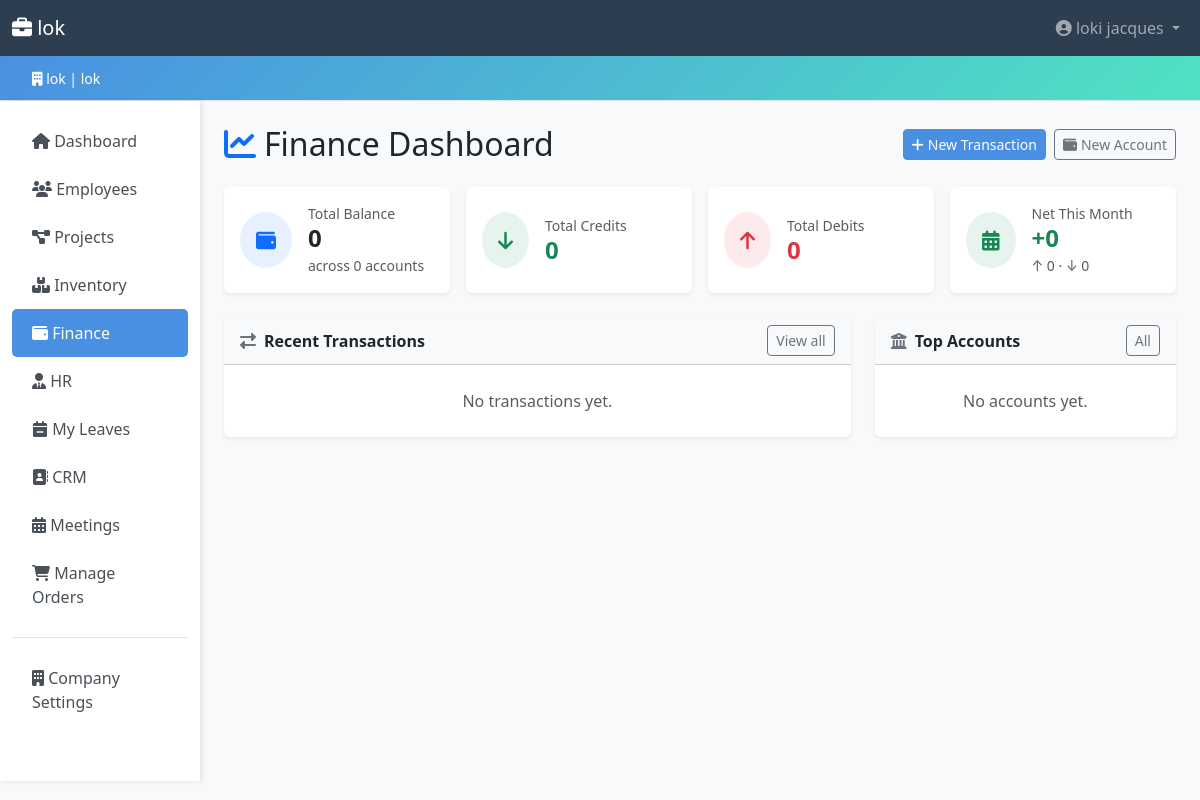
The app's page /finance/ (signed in), older data.
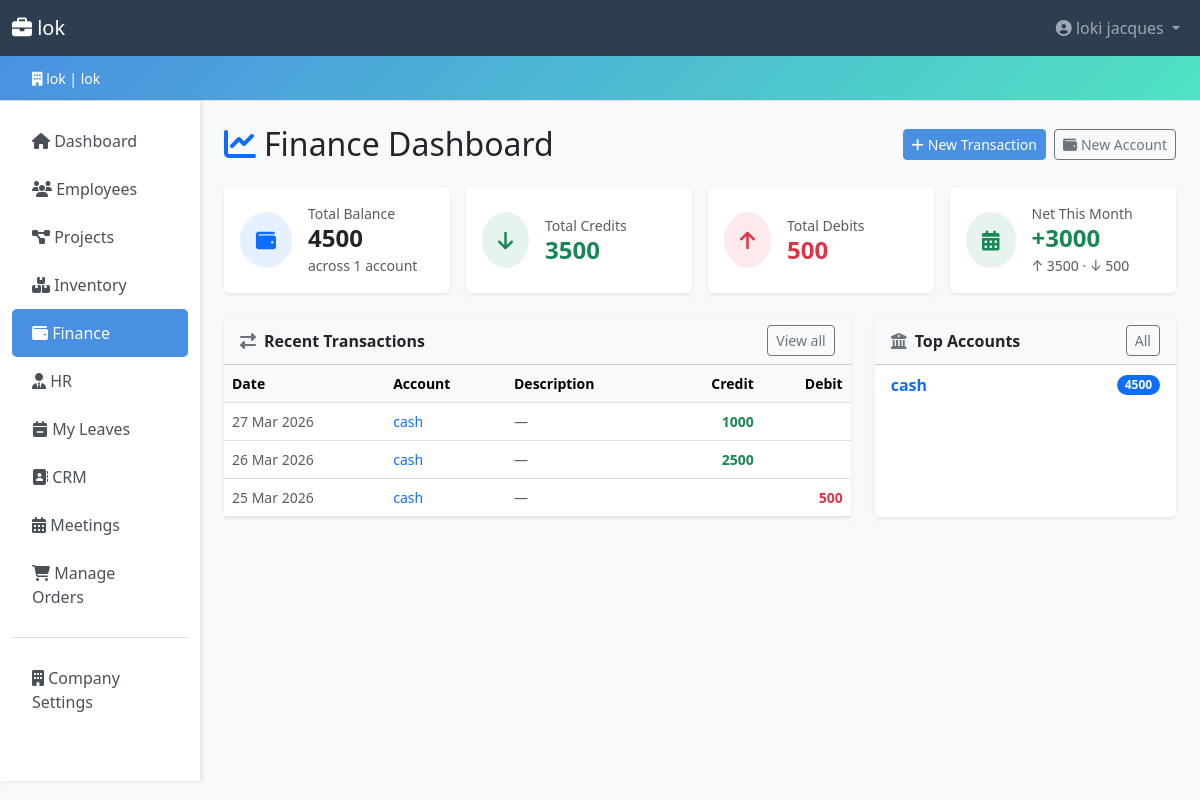
The same page, newer data.
### finance/models.py (models this page shows, shortened)
class Transaction(models.Model):
    TYPE_CHOICES = [
        ('credit', 'Credit'),
        ('debit', 'Debit'),
    ]
    company = models.ForeignKey('accounts.Company', on_delete=models.CASCADE, related_name='transactions')
    account = models.ForeignKey(Account, on_delete=models.CASCADE, related_name='transactions')
    transaction_type = models.CharField(max_length=10, choices=TYPE_CHOICES)
    amount = models.DecimalField(max_digits=12, decimal_places=2, validators=[MinValueValidator(0.01)])
    description = models.TextField(blank=True)
    date = models.DateField()
    entered_by = models.ForeignKey(settings.AUTH_USER_MODEL, on_delete=models.SET_NULL, null=True)
    created_at = models.DateTimeField(auto_now_add=True)
    class Meta:
        ordering = ['-date']

class Account(models.Model):
    company = models.ForeignKey('accounts.Company', on_delete=models.CASCADE, related_name='accounts')
    name = models.CharField(max_length=100)
    balance = models.DecimalField(max_digits=12, decimal_places=2, default=0,
                                  validators=[MinValueValidator(0)])
    created_at = models.DateTimeField(auto_now_add=True)
    class Meta:
        unique_together = ['company', 'name']
        ordering = ['name']

### finance/views.py (the view)
# urls.py: path('', views.index, name='index'),
@role_required(*FINANCE_ROLES)
def index(request):
    company = request.user.company
    today = date.today()
    month_start = today.replace(day=1)
    accounts = Account.objects.filter(company=company)
    total_balance = accounts.aggregate(total=Sum('balance'))['total'] or 0
    txns = Transaction.objects.filter(company=company)
    total_credits = txns.filter(transaction_type='credit').aggregate(s=Sum('amount'))['s'] or 0
    total_debits  = txns.filter(transaction_type='debit').aggregate(s=Sum('amount'))['s'] or 0
    month_txns = txns.filter(date__gte=month_start)
    month_credits = month_txns.filter(transaction_type='credit').aggregate(s=Sum('amount'))['s'] or 0
    month_debits  = month_txns.filter(transaction_type='debit').aggregate(s=Sum('amount'))['s'] or 0
    recent_txns = (
        txns
        .select_related('account', 'entered_by')
        .order_by('-date', '-created_at')[:10]
    )
    top_accounts = accounts.order_by('-balance')[:5]
    context = {
        'total_balance': total_balance,
        'total_credits': total_credits,
        'total_debits': total_debits,
        'month_credits': month_credits,
        'month_debits': month_debits,
        'net_month': month_credits - month_debits,
        'account_count': accounts.count(),
        'recent_txns': recent_txns,
        'top_accounts': top_accounts,
        'today': today,
    }
    return render(request, 'finance/index.html', context)

### accounts/context_processors.py (called while the page is built)
def company_context(request: HttpRequest) -> dict:
    company = None
    is_company_admin = False
    user_role = ''
    user = getattr(request, 'user', None)
    if user and user.is_authenticated:
        company = user.company
        is_company_admin = user.is_company_admin
        user_role = user.role
    return {
        'company': company,
        'is_company_admin': is_company_admin,
        'user_role': user_role,
    }

### accounts/models.py (called while the page is built)
    def get_full_name(self) -> str:
        return f'{self.first_name} {self.last_name}'.strip() or self.email

### accounts/permissions.py (called while the page is built, shortened)
def role_required(*allowed_roles, redirect_url: str = 'core:dashboard'):
    flattened = []
    for role in allowed_roles:
        if isinstance(role, (list, tuple)):
            flattened.extend(role)
        else:
            flattened.append(role)
    roles = set(flattened)
    def decorator(view_func):
        @wraps(view_func)
        @login_required
        def wrapper(request, *args, **kwargs):
            if request.user.is_superuser or request.user.role in roles:
                return view_func(request, *args, **kwargs)
        return wrapper
    return decorator

### templates/finance/index.html (shortened to what the changed rows need)
{% extends 'base.html' %}
{% block content %}
<div class="d-flex justify-content-between align-items-center mb-4">
  <h2 class="mb-0"><i class="fas fa-chart-line text-primary me-2"></i>Finance Dashboard</h2>
</div>
<div class="row g-3 mb-4">
  <div class="col-sm-6 col-xl-3">
    <div class="card border-0 shadow-sm h-100">
      <div class="card-body d-flex align-items-center gap-3">
        <div>
          <p class="text-muted small mb-0">Total Balance</p>
          <h4 class="mb-0 fw-bold">{{ total_balance|floatformat:0 }}</h4>
          <span class="text-muted small">across {{ account_count }} account{{ account_count|pluralize }}</span>
        </div>
      </div>
    </div>
  </div>
  <div class="col-sm-6 col-xl-3">
    <div class="card border-0 shadow-sm h-100">
      <div class="card-body d-flex align-items-center gap-3">
        <div>
          <p class="text-muted small mb-0">Total Credits</p>
          <h4 class="mb-0 fw-bold text-success">{{ total_credits|floatformat:0 }}</h4>
        </div>
      </div>
    </div>
  </div>
  <div class="col-sm-6 col-xl-3">
    <div class="card border-0 shadow-sm h-100">
      <div class="card-body d-flex align-items-center gap-3">
        <div>
          <p class="text-muted small mb-0">Total Debits</p>
          <h4 class="mb-0 fw-bold text-danger">{{ total_debits|floatformat:0 }}</h4>
        </div>
      </div>
    </div>
  </div>
  <div class="col-sm-6 col-xl-3">
    <div class="card border-0 shadow-sm h-100">
      <div class="card-body d-flex align-items-center gap-3">
        <div>
          <p class="text-muted small mb-0">Net This Month</p>
          <h4 class="mb-0 fw-bold {% if net_month >= 0 %}text-success{% else %}text-danger{% endif %}">
            {% if net_month >= 0 %}+{% endif %}{{ net_month|floatformat:0 }}
          </h4>
          <span class="text-muted small">↑ {{ month_credits|floatformat:0 }} · ↓ {{ month_debits|floatformat:0 }}</span>
        </div>
      </div>
    </div>
  </div>
</div>
<div class="row g-4">
  <div class="col-lg-8">
    <div class="card shadow-sm h-100">
      <div class="card-body p-0">
        {% if recent_txns %}
        <div class="table-responsive">
          <table class="table table-hover mb-0 small">
            <thead class="table-light">
              <tr>
                <th>Date</th><th>Account</th><th>Description</th>
                <th class="text-end">Credit</th><th class="text-end">Debit</th>
              </tr>
            </thead>
            <tbody>
            {% for txn in recent_txns %}
            <tr>
              <td class="text-muted">{{ txn.date|date:"d M Y" }}</td>
              <td>
                <a href="{% url 'finance:account_detail' txn.account.pk %}" class="text-decoration-none">
                  {{ txn.account.name }}
                </a>
              </td>
              <td class="text-muted">{{ txn.description|truncatechars:40|default:"—" }}</td>
              <td class="text-end text-success fw-semibold">
                {% if txn.transaction_type == 'credit' %}{{ txn.amount|floatformat:0 }}{% endif %}
              </td>
              <td class="text-end text-danger fw-semibold">
                {% if txn.transaction_type == 'debit' %}{{ txn.amount|floatformat:0 }}{% endif %}
              </td>
            </tr>
            {% endfor %}
            </tbody>
          </table>
        </div>
        {% else %}
        <div class="text-center text-muted py-4">No transactions yet.</div>
        {% endif %}
      </div>
    </div>
  </div>
  <div class="col-lg-4">
    <div class="card shadow-sm h-100">
      <div class="card-body p-0">
        {% if top_accounts %}
        <ul class="list-group list-group-flush">
          {% for acct in top_accounts %}
          <li class="list-group-item d-flex justify-content-between align-items-center">
            <a href="{% url 'finance:account_detail' acct.pk %}" class="text-decoration-none fw-semibold">
              {{ acct.name }}
            </a>
            <span class="badge bg-primary rounded-pill">{{ acct.balance|floatformat:0 }}</span>
          </li>
          {% endfor %}
        </ul>
        {% else %}
        <div class="text-center text-muted py-4">No accounts yet.</div>
        {% endif %}
      </div>
    </div>
  </div>
</div>
{% endblock %}

Row changes from the older to the newer data that the page shows:
added Transaction: date "27 Mar 2026", account.name "cash", description "—", amount "1000"
added Transaction: date "26 Mar 2026", account.name "cash", description "—", amount "2500"
added Transaction: date "25 Mar 2026", account.name "cash", description "—", amount "500"
added Account: name "cash", balance "4500"
Text that changed along with them:
{{ total_balance|floatformat:0 }}: "0" → "4500"
{{ account_count }}: "0" → "1"
{{ total_credits|floatformat:0 }}: "0" → "3500"
{{ total_debits|floatformat:0 }}: "0" → "500"
{{ net_month|floatformat:0 }}: "0" → "3000"
{{ month_credits|floatformat:0 }}: "0" → "3500"
{{ month_debits|floatformat:0 }}: "0" → "500"
text no longer shown: "No transactions yet. No accounts yet."
text now shown: "Date Account Description Credit Debit"
